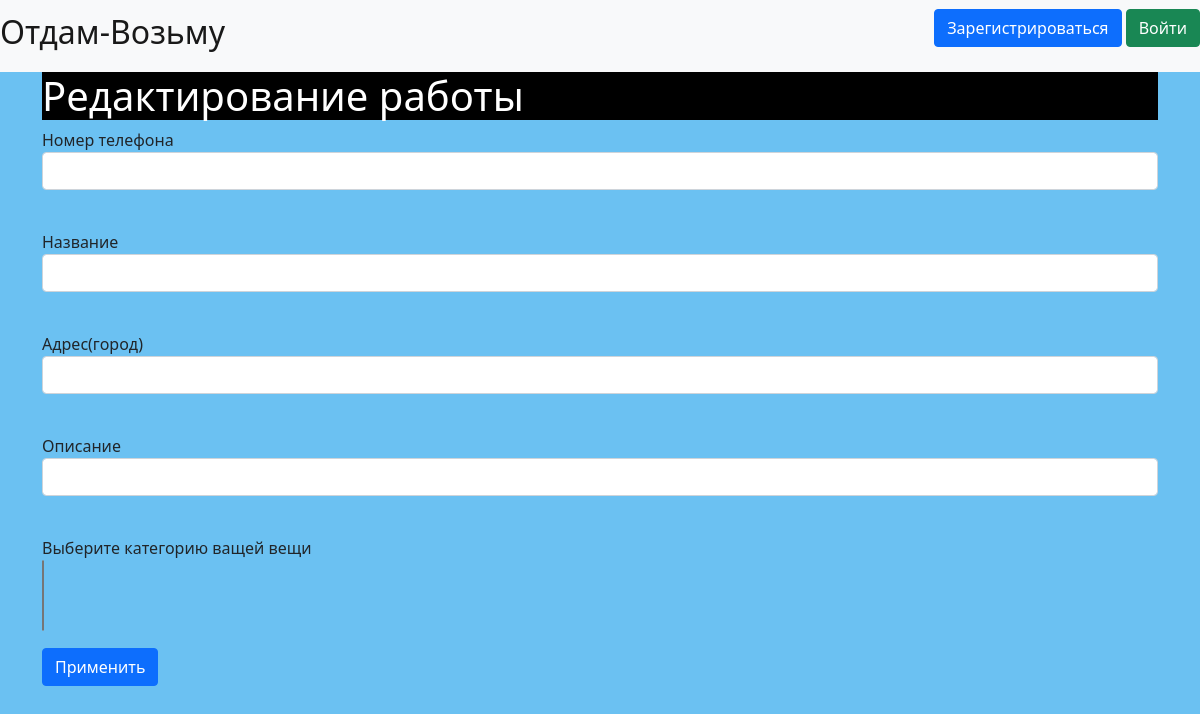
/edit_ad/1, run on an earlier commit of the app's database.
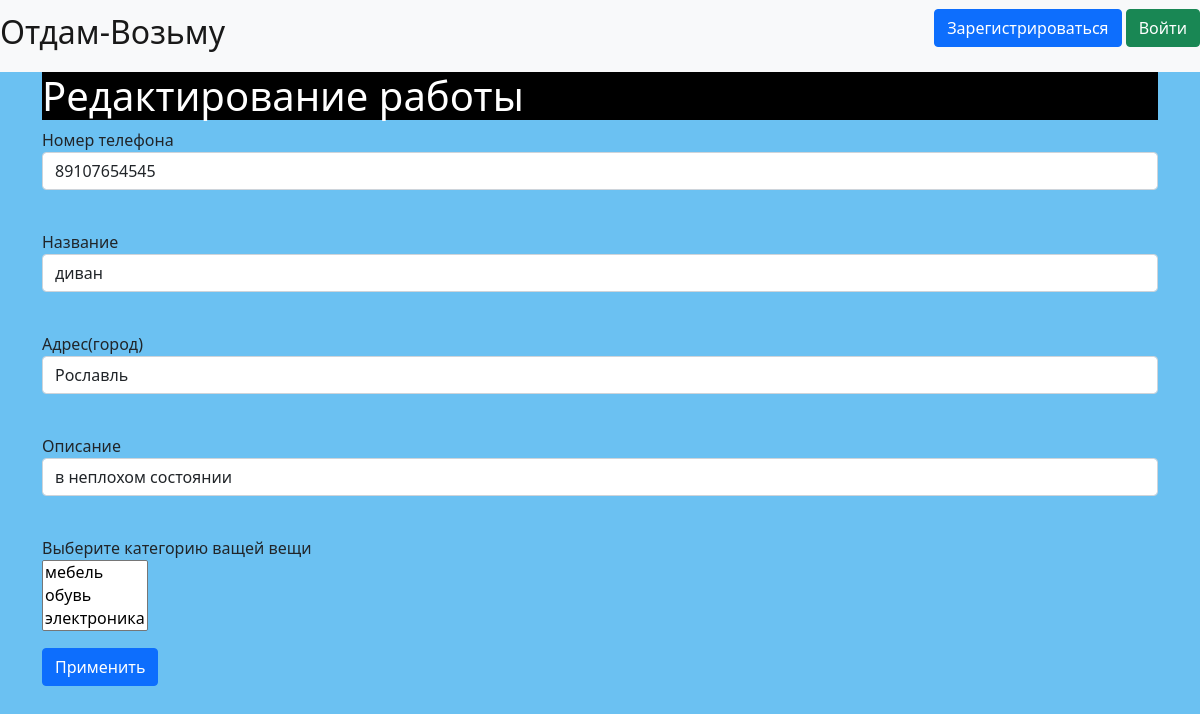
And on a later commit of the database.
### data/Ad.py (models this page shows)
class Ad(SqlAlchemyBase, UserMixin, SerializerMixin):
    __tablename__ = 'Ads'
    id = sqlalchemy.Column(sqlalchemy.Integer,
                           primary_key=True, autoincrement=True)
    address = sqlalchemy.Column(sqlalchemy.String, nullable=True)
    name = sqlalchemy.Column(sqlalchemy.String, nullable=True)
    description = sqlalchemy.Column(sqlalchemy.String, nullable=True)
    number = sqlalchemy.Column(sqlalchemy.String, nullable=True)
    category = sqlalchemy.Column(sqlalchemy.String, nullable=True)
    photo =sqlalchemy.Column(sqlalchemy.String, nullable=True)
    user_id = sqlalchemy.Column(sqlalchemy.Integer,
                                sqlalchemy.ForeignKey("users.id"))
    user = orm.relation('User')

### main.py (the view, shortened to what this page needs)
@app.route('/edit_ad/<id>', methods=['GET', 'POST'])
def dep_ad(id):
    form = AdForm()
    if request.method == "GET":
        db_sess = db_session.create_session()
        ad = db_sess.query(Ad).filter(Ad.id == id).first()
        if ad:
            form.address.data = ad.address
            form.name.data = ad.name
            form.category.data = ad.category
            form.description.data = ad.description
            form.number.data = ad.number
    categ = db_sess.query(Categories)
    return render_template('add_ad.html',
                           title='Редактирование работы',
                           form=form, cate=categ
                           )

### forms/ads.py
class AdForm(FlaskForm):
    address = StringField('Адрес(город)', validators=[DataRequired()])
    name = StringField("Название")
    description = StringField("Описание")
    number = StringField("Номер телефона")
    category = StringField("Категория")
    submit = SubmitField('Применить')

### data/db_session.py (called while the page is built)
def create_session() -> Session:
    global __factory
    return __factory()

### templates/add_ad.html (shortened to what this page needs)
{% extends "base.html" %}
{% block content %}
<h1>{{title}}</h1>
<form action="" method="post">
    <p>
        {{ form.number.label }}<br>
        {{ form.number(class="form-control") }}<br>
    </p>
    <p>
        {{ form.name.label }}<br>
        {{ form.name(class="form-control") }}<br>
    </p>
    <p>
        {{ form.address.label }}<br>
        {{ form.address(class="form-control") }}<br>
    </p>
    <p>
        {{ form.description.label }}<br>
        {{ form.description(class="form-control") }}<br>
    </p>
    Выберите категорию ващей вещи
    <p><select name="category" size="3" multiple>
        {%for el in cate%}
        <option value={{el.id}}>{{el.title}}</option>
        {% endfor %}
    </select>
    <p>{{ form.submit(type="submit", class="btn btn-primary") }}</p>
</form>
{% endblock %}

### templates/base.html (shortened to what this page needs)
<!doctype html>
<html lang="en">
<head>
    <link rel="stylesheet"
          href="https://cdn.jsdelivr.net/npm/bootstrap@5.0.0-beta1/dist/css/bootstrap.min.css"
>
    <link rel="stylesheet" type="text/css" href="{{ url_for('static', filename='css/style.css') }}"/>
</head>
<body>
<header>
    <nav class="navbar navbar-light bg-light">
        <a class="navbar-brand" href="/"><h2>Отдам-Возьму</h2></a>
        {% if current_user.is_authenticated %}
        <a class="navbar-brand" href="/logout">{{ current_user.name }} {{ current_user.surname }}</a>
        {% else %}
        <p>
            <a class="btn btn-primary " href="/register">Зарегистрироваться</a>
            <a class="btn btn-success" href="/login">Войти</a>
        </p>
        {% endif %}
    </nav>
</header>
<main role="main" class="container">
    {% block content %}{% endblock %}
</main>
</body>
</html>

### static/css/style.css (style rules this page uses)
body { background-color: #6bc1f2; }
h1 { color: #fff; background-color: #000; }

What changed in the data, as far as the page shows it:
added Ad: number "89107654545", name "диван", address "Рославль", description "в неплохом состоянии"
Also different on the page:
form field category: (not shown) → "мебель / обувь / электроника"
